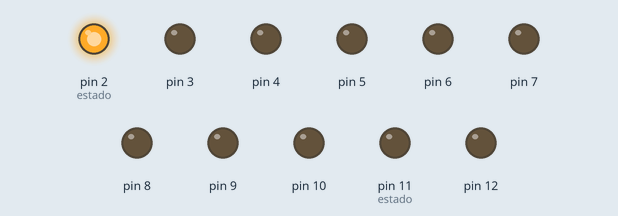
A sketch run on a simulated Arduino Uno, built with avr-gcc and run on an emulated ATmega328P. Parts: output pins drawn as LEDs (lit = HIGH).

Above: at 0.05 s.
At 0.75 s:
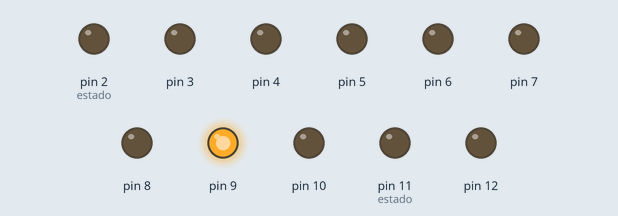
At 1.55 s:
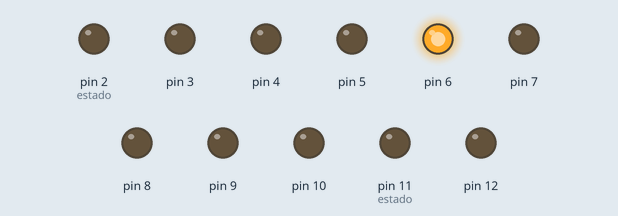
At 2.25 s:
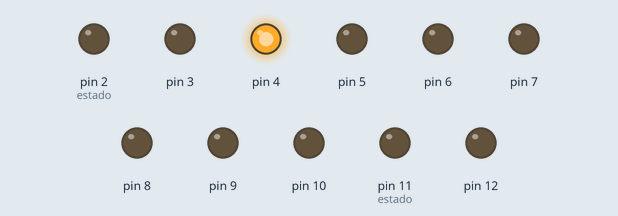
At 3.0 s:
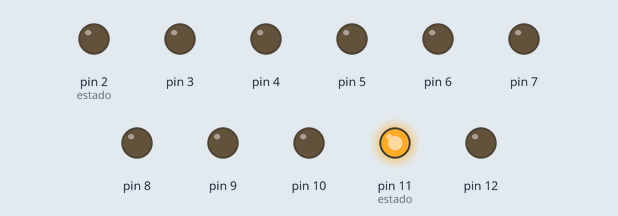
At 4.55 s:
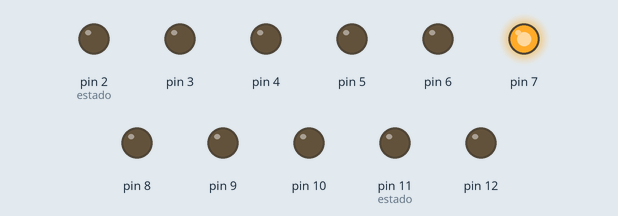
Timing chart, 0 to 4.8 s (numbered marks = the images above):
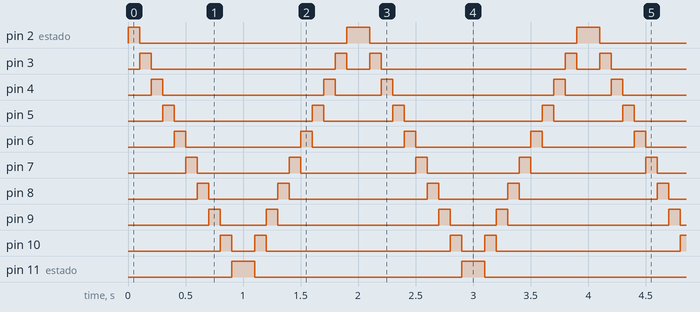

The sketch:

LED.ino
```cpp
/*
Centro Educativo Tecnico Kinal
Electronica
Grado: Quinto
Curso: Taller de Electronica Digital
Blumno: Josué David Padilla Morataya
Seccion: A
Carne: 2022074
*/
int estado=2;
#define led
void setup() {
for(estado;estado<=12;estado++){
  pinMode(estado,OUTPUT);
}
}
void loop(){
estado=2;
for(led;estado<=11;estado++){
  digitalWrite(estado, HIGH);
  delay(100);
  digitalWrite(estado, LOW);
}
estado=11;
for(led;estado>=2;estado--){
    digitalWrite(estado, HIGH);
  delay(100);
  digitalWrite(estado, LOW);
}
}
```

Measured:
- by itself, pin 2 (estado): repeats every 2.0 s: LOW 1.8 s, HIGH 0.20 s
- by itself, pin 3: repeats every 2.0 s: LOW 1.6 s, HIGH 0.10 s, LOW 0.20 s, HIGH 0.10 s
- by itself, pin 4: repeats every 2.0 s: LOW 1.4 s, HIGH 0.10 s, LOW 0.40 s, HIGH 0.10 s
- by itself, pin 5: repeats every 2.0 s: LOW 1.2 s, HIGH 0.10 s, LOW 0.60 s, HIGH 0.10 s
- by itself, pin 6: repeats every 2.0 s: LOW 1.0 s, HIGH 0.10 s, LOW 0.80 s, HIGH 0.10 s
- by itself, pin 7: repeats every 2.0 s: LOW 0.80 s, HIGH 0.10 s, LOW 1.0 s, HIGH 0.10 s
- by itself, pin 8: repeats every 2.0 s: LOW 0.60 s, HIGH 0.10 s, LOW 1.2 s, HIGH 0.10 s
- by itself, pin 9: repeats every 2.0 s: LOW 0.40 s, HIGH 0.10 s, LOW 1.4 s, HIGH 0.10 s
